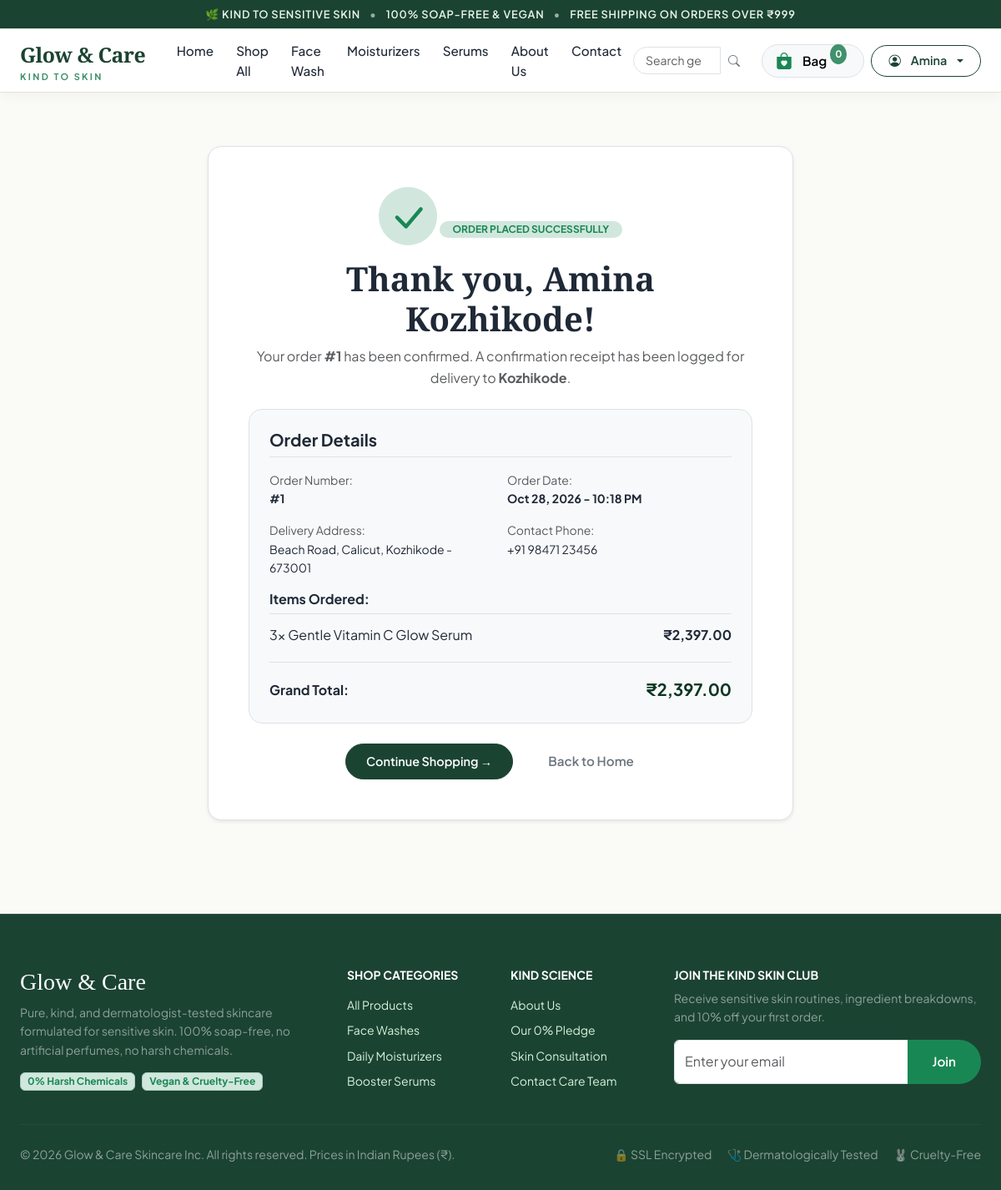
The app's page /order-success/1/ (signed in) with its own data.
### simpleapp/models.py (models this page shows, shortened)
class Order(models.Model):
    STATUS_CHOICES = [
        ('Pending', 'Pending'),
        ('Confirmed', 'Confirmed'),
        ('Processing', 'Processing'),
        ('Shipped', 'Shipped'),
        ('Delivered', 'Delivered'),
        ('Cancelled', 'Cancelled'),
    ]
    order_number = models.CharField(max_length=50, unique=True, blank=True, null=True, help_text="Unique customer order number")
    user = models.ForeignKey(User, on_delete=models.SET_NULL, null=True, blank=True, related_name='orders')
    full_name = models.CharField(max_length=150)
    email = models.EmailField()
    phone = models.CharField(max_length=20)
    address = models.TextField()
    city = models.CharField(max_length=100)
    postal_code = models.CharField(max_length=20)
    total_amount = models.DecimalField(max_digits=10, decimal_places=2)
    status = models.CharField(max_length=20, choices=STATUS_CHOICES, default='Confirmed')
    created_at = models.DateTimeField(auto_now_add=True)
    class Meta:
        ordering = ['-created_at']
    def formatted_total(self):
        try:
            return f"₹{float(self.total_amount):,.2f}"
        except Exception:
            return f"₹{self.total_amount}"

class OrderItem(models.Model):
    order = models.ForeignKey(Order, on_delete=models.CASCADE, related_name='items')
    product = models.ForeignKey(Product, on_delete=models.PROTECT)
    price = models.DecimalField(max_digits=10, decimal_places=2)
    quantity = models.PositiveIntegerField(default=1)
    subtotal = models.DecimalField(max_digits=10, decimal_places=2, default=0.00)
    def formatted_subtotal(self):
        try:
            return f"₹{float(self.subtotal):,.2f}"
        except Exception:
            return f"₹{self.subtotal}"

class Product(models.Model):
    SKIN_TYPE_CHOICES = [
        ('all', 'All Skin Types'),
        ('sensitive', 'Sensitive Skin'),
        ('dry', 'Dry & Dehydrated'),
        ('oily', 'Oily & Acne Prone'),
        ('combination', 'Combination Skin'),
    ]
    name = models.CharField(max_length=200)
    category = models.ForeignKey(Category, on_delete=models.CASCADE, related_name='products')
    description = models.TextField()
    ingredients = models.TextField(blank=True, help_text="e.g. Pro-Vitamin B5, Triple Purified Water")
    skin_type = models.CharField(max_length=50, choices=SKIN_TYPE_CHOICES, default='sensitive')
    badge = models.CharField(max_length=50, blank=True, help_text="e.g. Bestseller, Soap-Free, Barrier Boost")
    price = models.DecimalField(max_digits=10, decimal_places=2, help_text="Price in INR (₹)")
    original_price = models.DecimalField(max_digits=10, decimal_places=2, null=True, blank=True, help_text="MSRP/Original Price in INR")
    image = models.ImageField(upload_to='products/', blank=True, null=True)
    image_url = models.URLField(max_length=500, blank=True, help_text="CDN or external image URL")
    stock = models.PositiveIntegerField(default=25)
    rating = models.DecimalField(max_digits=3, decimal_places=1, default=4.9)
    review_count = models.PositiveIntegerField(default=150)
    created_at = models.DateTimeField(auto_now_add=True)
    updated_at = models.DateTimeField(auto_now=True)
    class Meta:
        ordering = ['-created_at']

### simpleapp/views.py (the view)
# urls.py: path('order-success/<str:order_id>/', views.order_success_view, name='order_success'),
def order_success_view(request, order_id):
    try:
        if str(order_id).isdigit():
            order = get_object_or_404(Order, id=int(order_id))
        else:
            order = get_object_or_404(Order, order_number=str(order_id))
    except Exception:
        order = get_object_or_404(Order, pk=order_id)
    return render(request, 'order_success.html', {'order': order})

### templates/order_success.html (shortened to what this page needs)
{% extends 'base.html' %}
{% load static %}
{% block content %}
<section class="py-5">
  <div class="container" style="max-width: 750px;">
    <div class="bg-white p-4 p-md-5 rounded-4 border shadow-sm text-center">
      <div class="rounded-circle bg-success-subtle text-success d-inline-flex align-items-center justify-content-center mb-3" style="width: 70px; height: 70px;">
        <i class="bi bi-check-lg display-5"></i>
      </div>
      <span class="badge bg-success-subtle text-success text-uppercase fw-bold px-3 py-1 rounded-pill mb-2">
        Order Placed Successfully
      </span>
      <h1 class="brand-font display-6 fw-bold mb-2">Thank you, {{ order.full_name }}!</h1>
      <p class="text-muted">
        Your order <strong>#{{ order.id }}</strong> has been confirmed. A confirmation receipt has been logged for delivery to <strong>{{ order.city }}</strong>.
      </p>
      <div class="p-4 bg-light rounded-4 border my-4 text-start">
        <h5 class="fw-bold mb-3 pb-2 border-bottom">Order Details</h5>
        <div class="row g-3 small mb-3">
          <div class="col-sm-6">
            <span class="text-muted d-block">Order Number:</span>
            <strong>#{{ order.id }}</strong>
          </div>
          <div class="col-sm-6">
            <span class="text-muted d-block">Order Date:</span>
            <strong>{{ order.created_at|date:"M d, Y - h:i A" }}</strong>
          </div>
          <div class="col-sm-6">
            <span class="text-muted d-block">Delivery Address:</span>
            <span>{{ order.address }}, {{ order.city }} - {{ order.postal_code }}</span>
          </div>
          <div class="col-sm-6">
            <span class="text-muted d-block">Contact Phone:</span>
            <span>{{ order.phone }}</span>
          </div>
        </div>
        <h6 class="fw-bold mb-2">Items Ordered:</h6>
        <div class="border-top pt-2">
          {% for item in order.items.all %}
            <div class="d-flex justify-content-between align-items-center py-1">
              <span>{{ item.quantity }}x {{ item.product.name }}</span>
              <span class="fw-bold">{{ item.formatted_subtotal }}</span>
            </div>
          {% endfor %}
        </div>
        <div class="d-flex justify-content-between align-items-center pt-3 border-top mt-3">
          <span class="fw-bold fs-6">Grand Total:</span>
          <span class="fw-bold fs-5 text-success-emphasis">{{ order.formatted_total }}</span>
        </div>
      </div>
      <div class="d-flex justify-content-center gap-3">
        <a href="{% url 'shop' %}" class="btn btn-glow-primary px-4 py-2">
          Continue Shopping &rarr;
        </a>
        <a href="{% url 'home' %}" class="btn btn-outline-secondary px-4 py-2">
          Back to Home
        </a>
      </div>
    </div>
  </div>
</section>
{% endblock %}

### templates/base.html (shortened to what this page needs)
{% load static %}
<!DOCTYPE html>
<html lang="en">
<head>
  <link href="https://cdn.jsdelivr.net/npm/bootstrap@5.3.3/dist/css/bootstrap.min.css" rel="stylesheet">
  <link rel="stylesheet" href="https://cdn.jsdelivr.net/npm/bootstrap-icons@1.11.3/font/bootstrap-icons.css">
  <link rel="stylesheet" href="{% static 'css/style.css' %}">
  <link rel="stylesheet" href="{% static 'css/shop.css' %}">
  <link rel="stylesheet" href="{% static 'css/pages.css' %}">
</head>
<body>
  <aside class="announcement-bar" aria-label="Special announcements">
    🌿 KIND TO SENSITIVE SKIN <span>•</span> 100% SOAP-FREE &amp; VEGAN <span>•</span> FREE SHIPPING ON ORDERS OVER ₹999
  </aside>
  <nav class="navbar navbar-expand-lg site-navbar" aria-label="Main navigation">
    <div class="container">
      <a class="navbar-brand me-4" href="{% url 'home' %}">
        <span class="brand-title">Glow &amp; Care</span>
        <span class="brand-subtitle">Kind to Skin</span>
      </a>
      <div class="collapse navbar-collapse" id="navbarMain">
        <ul class="navbar-nav me-auto mb-2 mb-lg-0">
          <li class="nav-item">
            <a class="nav-link {% if request.resolver_match.url_name == 'home' %}active{% endif %}" href="{% url 'home' %}">Home</a>
          </li>
          <li class="nav-item">
            <a class="nav-link {% if request.resolver_match.url_name == 'shop' and not active_category %}active{% endif %}" href="{% url 'shop' %}">Shop All</a>
          </li>
          <li class="nav-item">
            <a class="nav-link {% if active_category.slug == 'face-wash' %}active{% endif %}" href="{% url 'category' 'face-wash' %}">Face Wash</a>
          </li>
          <li class="nav-item">
            <a class="nav-link {% if active_category.slug == 'moisturizers' %}active{% endif %}" href="{% url 'category' 'moisturizers' %}">Moisturizers</a>
          </li>
          <li class="nav-item">
            <a class="nav-link {% if active_category.slug == 'serums' %}active{% endif %}" href="{% url 'category' 'serums' %}">Serums</a>
          </li>
          <li class="nav-item">
            <a class="nav-link {% if request.resolver_match.url_name == 'about' %}active{% endif %}" href="{% url 'about' %}">About Us</a>
          </li>
          <li class="nav-item">
            <a class="nav-link {% if request.resolver_match.url_name == 'contact' %}active{% endif %}" href="{% url 'contact' %}">Contact</a>
          </li>
        </ul>
        <form class="d-flex me-3 my-2 my-lg-0" method="GET" action="{% url 'shop' %}">
          <div class="input-group input-group-sm">
            <input class="form-control" type="search" name="q" placeholder="Search gentle skincare..." value="{{ search_query|default:'' }}" aria-label="Search" style="border-radius: 9999px 0 0 9999px; padding-left: 14px;">
            <button class="btn btn-outline-secondary" type="submit" style="border-radius: 0 9999px 9999px 0;">
              <i class="bi bi-search"></i>
            </button>
          </div>
        </form>
        <div class="d-flex align-items-center gap-2">
          <a href="{% url 'cart' %}" class="btn btn-light position-relative rounded-pill px-3 py-1 border" title="View Shopping Bag">
            <i class="bi bi-bag-heart-fill text-success fs-5"></i>
            <span class="ms-1 d-none d-sm-inline fw-semibold">Bag</span>
            <span class="badge-cart" id="cartBadgeCount">{{ cart_count }}</span>
          </a>
          {% if user.is_authenticated %}
            <div class="dropdown">
              <button class="btn btn-glow-outline btn-sm dropdown-toggle" type="button" data-bs-toggle="dropdown" aria-expanded="false">
                <i class="bi bi-person-circle me-1"></i> {{ user.first_name|default:user.username }}
              </button>
            </div>
          {% else %}
            <a href="{% url 'login' %}" class="btn btn-sm btn-glow-outline">Sign In</a>
            <a href="{% url 'register' %}" class="btn btn-sm btn-glow-primary">Register</a>
          {% endif %}
        </div>
      </div>
    </div>
  </nav>
  <main id="main-content">
    {% block content %}{% endblock %}
  </main>
  <footer class="site-footer">
    <div class="container">
      <div class="row g-4 mb-4">
        <div class="col-lg-4 col-md-6">
          <h3 class="brand-font text-white mb-2">Glow &amp; Care</h3>
          <p class="small text-white-50 mb-3">
            Pure, kind, and dermatologist-tested skincare formulated for sensitive skin. 100% soap-free, no artificial perfumes, no harsh chemicals.
          </p>
          <div class="d-flex gap-2">
            <span class="badge bg-success-subtle text-success border border-success-subtle px-2 py-1 small">0% Harsh Chemicals</span>
            <span class="badge bg-success-subtle text-success border border-success-subtle px-2 py-1 small">Vegan &amp; Cruelty-Free</span>
          </div>
        </div>
        <div class="col-lg-2 col-md-6 col-6">
          <h5 class="text-white fw-bold small text-uppercase mb-3">Shop Categories</h5>
          <ul class="list-unstyled small d-flex flex-column gap-2">
            <li><a href="{% url 'shop' %}">All Products</a></li>
            <li><a href="{% url 'category' 'face-wash' %}">Face Washes</a></li>
            <li><a href="{% url 'category' 'moisturizers' %}">Daily Moisturizers</a></li>
            <li><a href="{% url 'category' 'serums' %}">Booster Serums</a></li>
          </ul>
        </div>
        <div class="col-lg-2 col-md-6 col-6">
          <h5 class="text-white fw-bold small text-uppercase mb-3">Kind Science</h5>
          <ul class="list-unstyled small d-flex flex-column gap-2">
            <li><a href="{% url 'about' %}">About Us</a></li>
            <li><a href="{% url 'about' %}#values">Our 0% Pledge</a></li>
            <li><a href="{% url 'contact' %}">Skin Consultation</a></li>
            <li><a href="{% url 'contact' %}">Contact Care Team</a></li>
          </ul>
        </div>
        <div class="col-lg-4 col-md-6">
          <h5 class="text-white fw-bold small text-uppercase mb-2">Join the Kind Skin Club</h5>
          <p class="small text-white-50 mb-3">
            Receive sensitive skin routines, ingredient breakdowns, and 10% off your first order.
          </p>
          <form onsubmit="event.preventDefault(); alert('Thank you for subscribing to Glow & Care updates!');">
            <div class="input-group">
              <input type="email" class="form-control" placeholder="Enter your email" required>
              <button class="btn btn-success" type="submit">Join</button>
            </div>
          </form>
        </div>
      </div>
      <hr class="footer-divider my-4">
      <div class="row align-items-center small text-white-50">
        <div class="col-md-6 text-center text-md-start mb-2 mb-md-0">
          &copy; 2026 Glow &amp; Care Skincare Inc. All rights reserved. Prices in Indian Rupees (₹).
        </div>
        <div class="col-md-6 text-center text-md-end">
          <span class="me-3">🔒 SSL Encrypted</span>
          <span class="me-3">🩺 Dermatologically Tested</span>
          <span>🐰 Cruelty-Free</span>
        </div>
      </div>
    </div>
  </footer>
</body>
</html>

### records on screen
Order: full_name "Amina Kozhikode", id "1", city "Kozhikode", created_at "Oct 28, 2026 - 10:18 PM", address "Beach Road, Calicut", postal_code "673001", phone "+91 98471 23456", formatted_total "₹2,397.00"
OrderItem: quantity "3", product.name "Gentle Vitamin C Glow Serum", formatted_subtotal "₹2,397.00"

### other values on screen
{{ cart_count }} "0"
{{ user.first_name|default:user.username }} "Amina"
